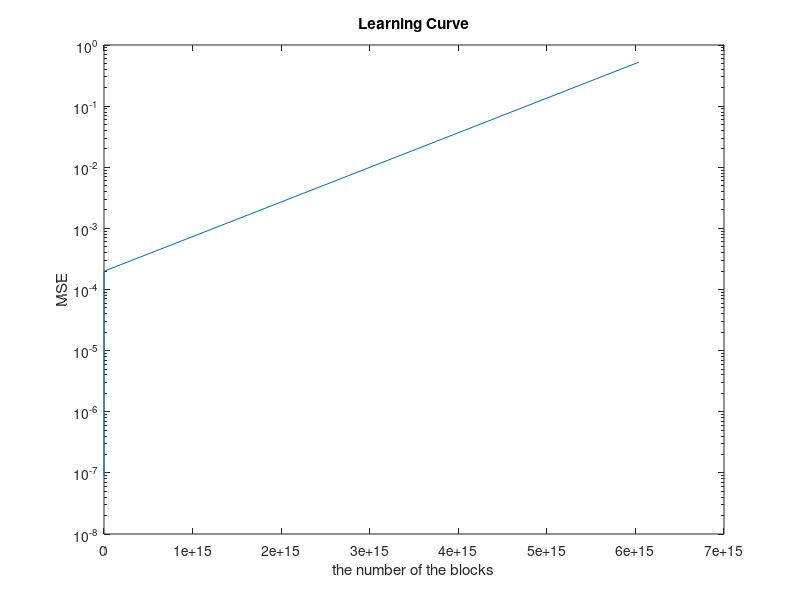

Recreate this plot in MATLAB.
% Constrained PFBLMS Algorithm For Modeling(M=L)
tic
clear;clc;
runs=input("enter the number of the experiments:");
num=input("enter the number of the blocks:");
sigma2=input("enter the variance of the plant noise:");
misa=input("enter the adjustment:");
h=[0.1,-0.2,-0.3,0.4,0.4,-0.2,-0.1];
L=64; % the length of every block
wo=rand(1,1985);wo=wo/sqrt(sum(wo.^2)); % normalization of wo
N=length(wo); % the length of the filter
beta=0.95;
P=32;
miup0=misa/32; % the step size parameter
M=L;
MSEPFB=zeros(1,10000);
epsilon=0.05;
for j=1:runs
    v=randn(1,200000);
    xp=filter(h,1,v);
    dp=filter(wo,1,xp)+sqrt(sigma2)*randn(1,length(xp));
    xfm=zeros(32,L+M);
    for i=1:32
        xfm(i,:)=fft(xp((i-1)*L+1:i*L+M));
    end
    wfm=zeros(32,2*M);    
    sigma2p=zeros(1,L+M); miup=zeros(1,L+M);
for k=1:num
% filtering
    t=zeros(1,2*M);
    for i=1:32
        t=t+wfm(i,:).*xfm(33-i,:);
    end
yp=ifft(t);yp=yp(end-L+1:end);
% error estimation    
d=dp((P-1)*L+1+M+(k-1)*L:P*L+M+(k-1)*L);
e=d-yp;MSEPFB(k)=MSEPFB(k)+sum(e.^2)/L;
% step normalization
    for i=1:L+M
        sigma2p(i)=beta*sigma2p(i)+(1-beta)*abs(xfm(end,i))^2;
        miup(i)=miup0/(sigma2p(i)+epsilon); % add epsilon to avoid that the number is too close to 0
    end
% adaptation of the tap-weight vector & constraint of the tap-weight vector
epf=fft([zeros(1,M),e]);
    for i=1:32
        wfm(i,:)=wfm(i,:)+2*miup.*conj(xfm(33-i,:)).*epf;
        iwf=ifft(wfm(i,:));
        iwf=iwf(1:M);
        wfm(i,:)=fft([iwf,zeros(1,M)]);
    end
% update xfm
    for i=1:31
        xfm(i,:)=xfm(i+1,:);
    end
xfm(end,:)=fft(xp((P-1)*L+1+k*L:P*L+M+k*L));
end
end
MSEPFB=MSEPFB/runs;
semilogy(MSEPFB);
hold on;
xlabel("the number of the blocks");ylabel("MSE");
title("Learning Curve");
hold off;
toc